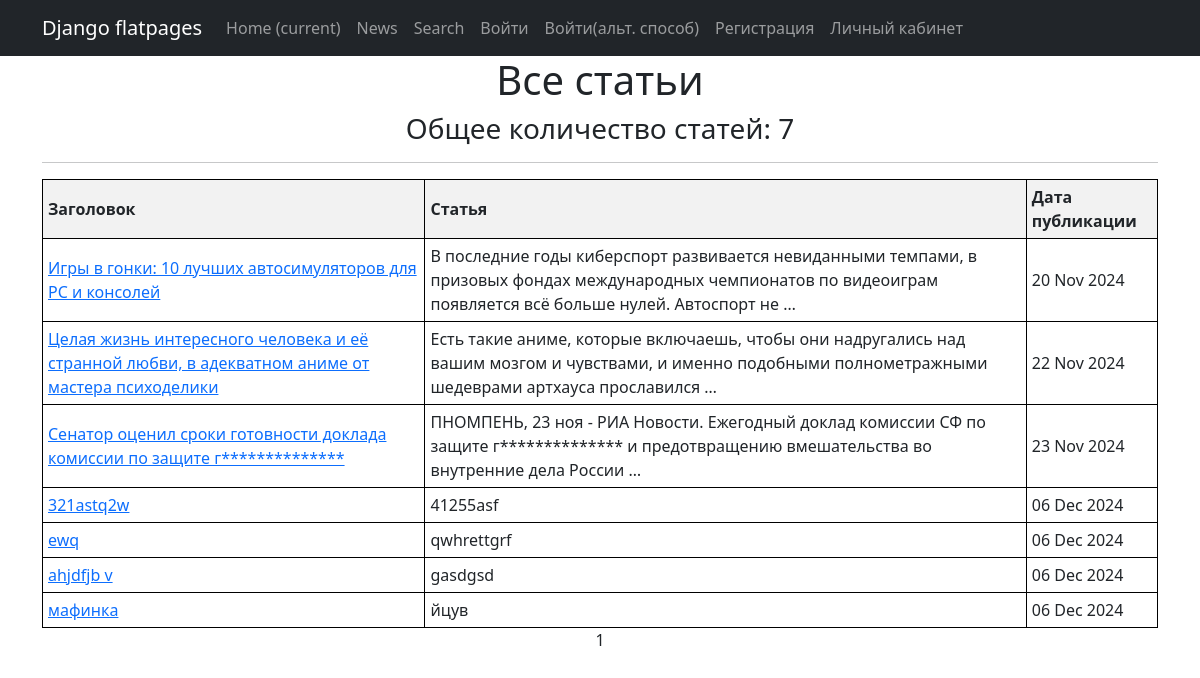
The page /news/ on the database as committed earlier.
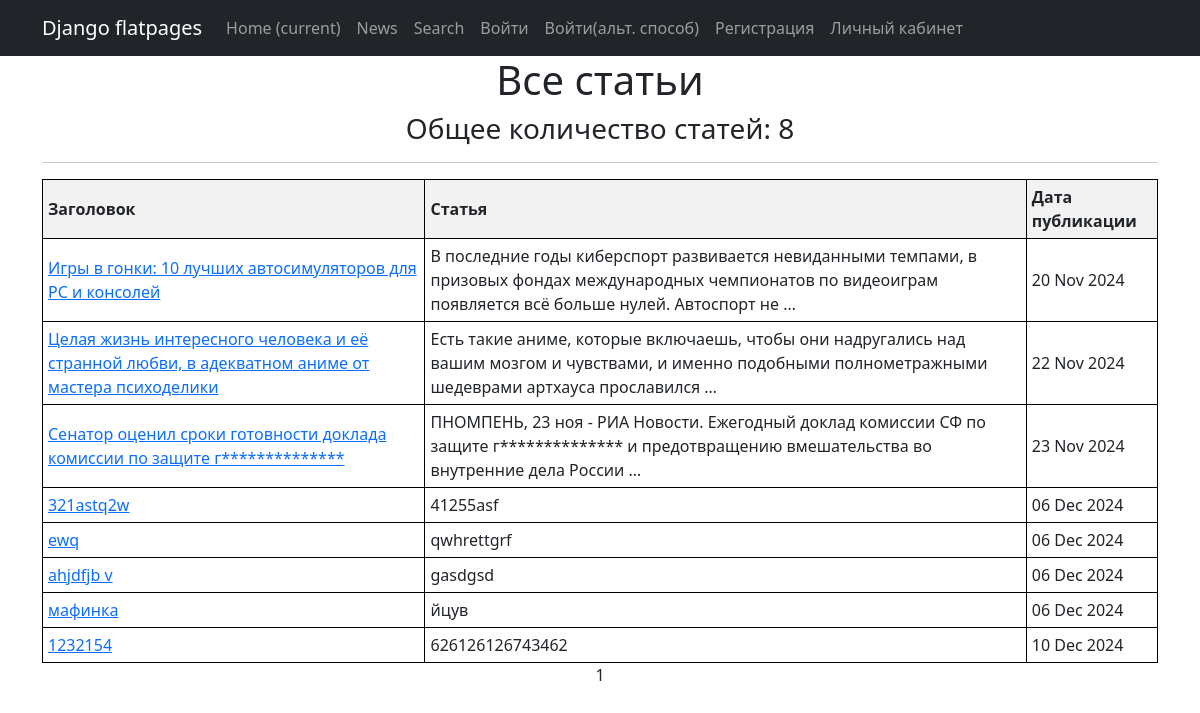
The same page on the database as committed later.
### news/models.py (models this page shows, shortened)
class Post(models.Model):
    ARTICLE = 'AR'
    NEWS = 'NE'
    POST_TYPE_CHOICES = [
        (ARTICLE, 'Article'),
        (NEWS, 'News'),
    ]
    author = models.ForeignKey(Author, on_delete=models.CASCADE)
    post_type = models.CharField(max_length=2, choices=POST_TYPE_CHOICES)
    created_time = models.DateTimeField(auto_now_add=True)
    categories = models.ManyToManyField(Category, through='PostCategory')
    title = models.CharField(max_length=200)
    content = models.TextField()
    rating = models.IntegerField(default=0)

### news/views.py (the view)
# urls.py: path('', NewsList.as_view(), name='news_list'),
class NewsList(ListView):
    model = Post
    ordering = 'title'
    template_name = 'posts.html'
    context_object_name = 'posts'
    paginate_by = 10
    def get_context_data(self, **kwargs):
        context = super().get_context_data(**kwargs)
        context['time_now'] = datetime.utcnow()
        return context
    def get_queryset(self):
        queryset = super().get_queryset()
        self.filterset = PostFilter(self.request.GET, queryset)
        return self.filterset.qs

### news/templatetags/my_filters.py (called while the page is built)
@register.filter
def censor(value):
    if not isinstance(value, str):
        raise ValueError("Фильтр 'censor' может применяться только к строкам.")
    def replace_bad_word(match):
        word = match.group(0)
        return word[0] + '*' * (len(word) - 1)
    pattern = r'\b(' + '|'.join(BAD_WORDS) + r')\b'
    return re.sub(pattern, replace_bad_word, value, flags=re.IGNORECASE)

### templates/posts.html (shortened to what this page needs)
{% extends 'flatpages/default.html' %}
{% load my_filters %}
{% block content %}
   <h1>Все статьи</h1>
   <h3>Общее количество статей: {{ posts|length }}</h3>
   <hr>
   {% if posts %}
       <table>
           <tr>
               <th>Заголовок</th>
               <th>Статья</th>
               <th>Дата публикации</th>
           </tr>
           {% for post in posts|dictsort:"created_time" %}
           <tr>
               <td><a href="http://127.0.0.1:8000/news/{{post.id}}">{{ post.title|censor }}</a></td>
               <td>{{ post.content|censor|truncatewords:20 }}</td>
               <td>{{ post.created_time|date:'d M Y' }}</td>
           </tr>
           {% endfor %}
       </table>
   {% else %}
       <h2>Постов нет(</h2>
   {% endif %}
   {{ page_obj.number }}
{% endblock content %}

Rows that differ between the two databases and show on the page:
added Post: title|censor "1232154", content|censor "626126126743462", created_time "10 Dec 2024"
Other text that changed with them:
{{ posts|length }}: "7" → "8"
